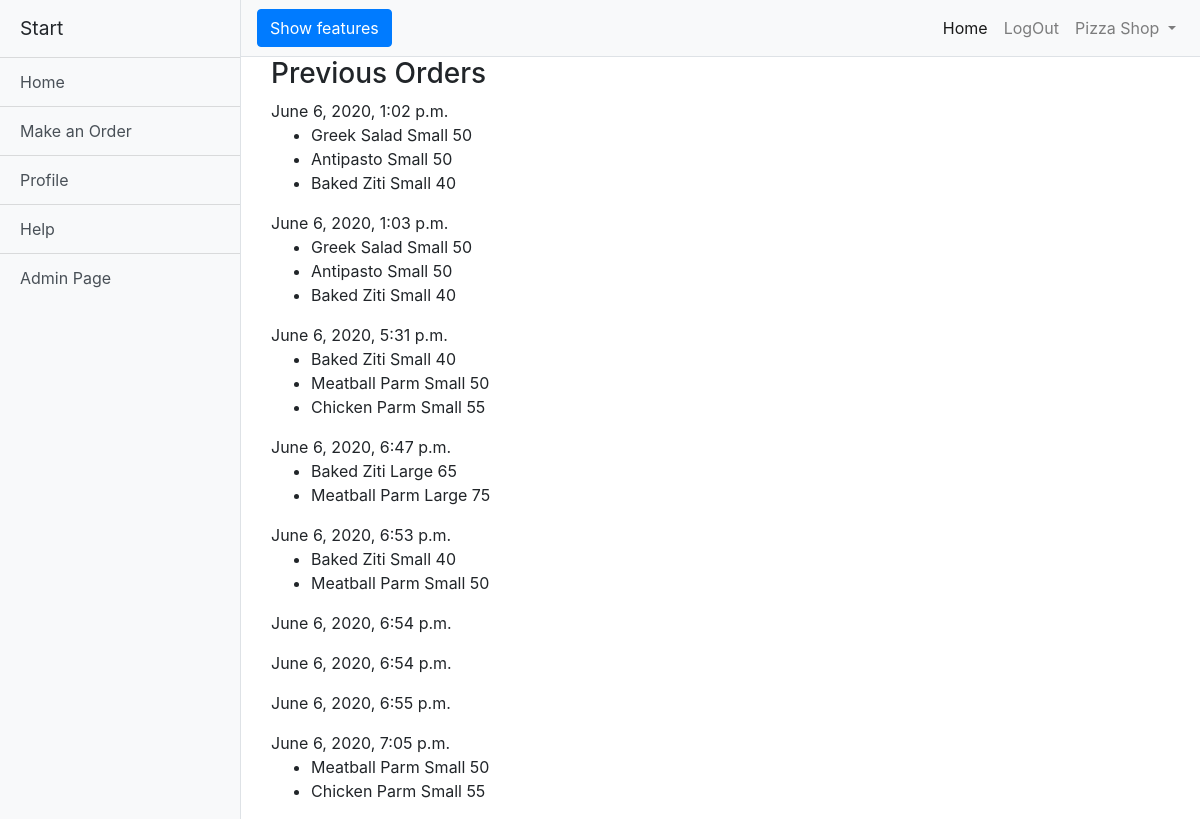
The app's page /profile/ (signed in), older data.
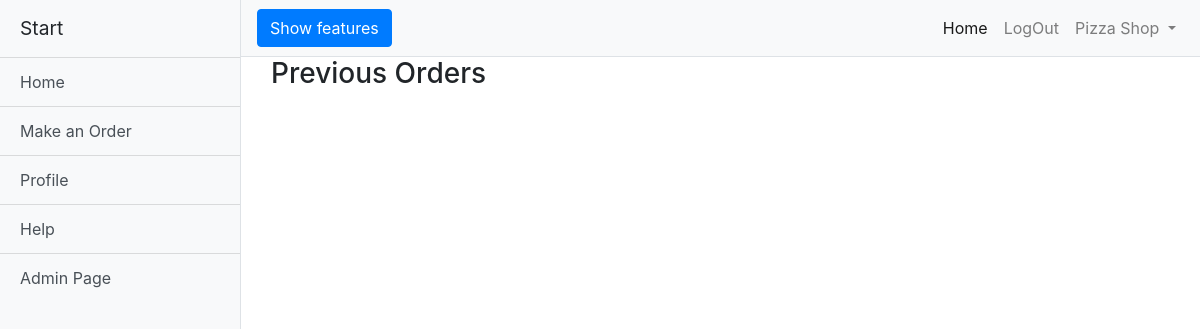
The same page, newer data.
### orders/models.py (models this page shows, shortened)
class Order(models.Model):
    customer = models.ForeignKey( User, on_delete=models.CASCADE)
    item_id = models.ManyToManyField(Menu)
    item_size = models.CharField( max_length=50, null=True)
    datetime = models.DateTimeField(default=timezone.now)

class Menu(models.Model):
    type_i = models.CharField(max_length=100)
    item = models.CharField(max_length=100)
    price_small = models.IntegerField(null=True)
    price_large = models.IntegerField(null=True)

### orders/views.py (the view)
# urls.py: path("profile/", views.profile, name="profile"),
def profile(request):
    orders_dict = {}
    sizes=[]
    list_order = []
    list_orders = []
    list_item_foreach_order = []
    list_of_items_and_sizes = []
    list_of_all_orders = []
    list_size = Order.objects.filter(customer = request.user).values_list('item_size')
    orders = Order.objects.filter(customer = request.user).all()
    for l_size in list_size:
        sizes.append(ast.literal_eval(l_size[0]))
    for order in orders:
        list_orders.append(order)
    for order in list_orders:
        for item in order.item_id.all():
            list_item_foreach_order.append(item)
        for item_new in list_item_foreach_order:
            list_order.append(item_new)
            list_order.append(sizes[list_orders.index(order)][list_item_foreach_order.index(item)])
            list_of_items_and_sizes.append(list_order)
            list_order = []
        list_item_foreach_order = []
        list_of_all_orders.append(list_of_items_and_sizes)
        list_of_items_and_sizes = []
    for order in list_orders:
        orders_dict[order.datetime] = list_of_all_orders[list_orders.index(order)]
    context ={
        'orders' : orders_dict,
    }
    return render(request, 'profile.html', context)

### orders/templates/profile.html
{% extends 'base.html' %}
{%load static%}
{%block 'nav'%}
          <a href="{% url 'orders:menu'%}" class="list-group-item list-group-item-action bg-light">Make an Order</a>
          <a href="{%url 'orders:profile'%}" class="list-group-item list-group-item-action bg-light">Profile</a>
{%endblock%}
{% block 'login' %}
<li class="nav-item">
    <a class="nav-link" href="{% url 'users:logout' %}">LogOut</a>
</li>
{% endblock  %}
{% block content %}
<div class='container'>
<div class='col-6 col-md-12'>
<h3>Previous Orders</h3>
    {%for key,value in orders.items%}
        {{key}}<br>
        <ul>
        {%for item in value%}
            <li>
                {{item.0.item}}
                {{item.1}}
                {%if item.1 == 'Small'%}
                {{item.0.price_small}}
                {%elif item.1 == 'Large'%}
                {{item.0.price_large}}
                {%endif%}
            </li>
        {%endfor%}
        </ul>
    {%endfor%}
</div>
</div>
{% endblock  %}

Row changes from the older to the newer data that the page shows:
removed Order: orders "June 6, 2020, 1:02 p.m."
no longer on this page (row unchanged): Menu: item "Greek Salad", item "Small", price_small "50"
no longer on this page (row unchanged): Menu: item "Antipasto", item "Small", price_small "50"
no longer on this page (row unchanged): Menu: item "Baked Ziti", item "Small", price_small "40", item "Large", price_large "65"
removed Order: orders "June 6, 2020, 1:03 p.m."
removed Order: orders "June 6, 2020, 5:31 p.m."
no longer on this page (row unchanged): Menu: item "Meatball Parm", item "Small", price_small "50", item "Large", price_large "75"
no longer on this page (row unchanged): Menu: item "Chicken Parm", item "Small", price_small "55"
removed Order: orders "June 6, 2020, 6:47 p.m."
removed Order: orders "June 6, 2020, 6:53 p.m."
removed Order: orders "June 6, 2020, 6:54 p.m."
removed Order: orders "June 6, 2020, 6:54 p.m."
removed Order: orders "June 6, 2020, 6:55 p.m."
removed Order: orders "June 6, 2020, 7:05 p.m."
